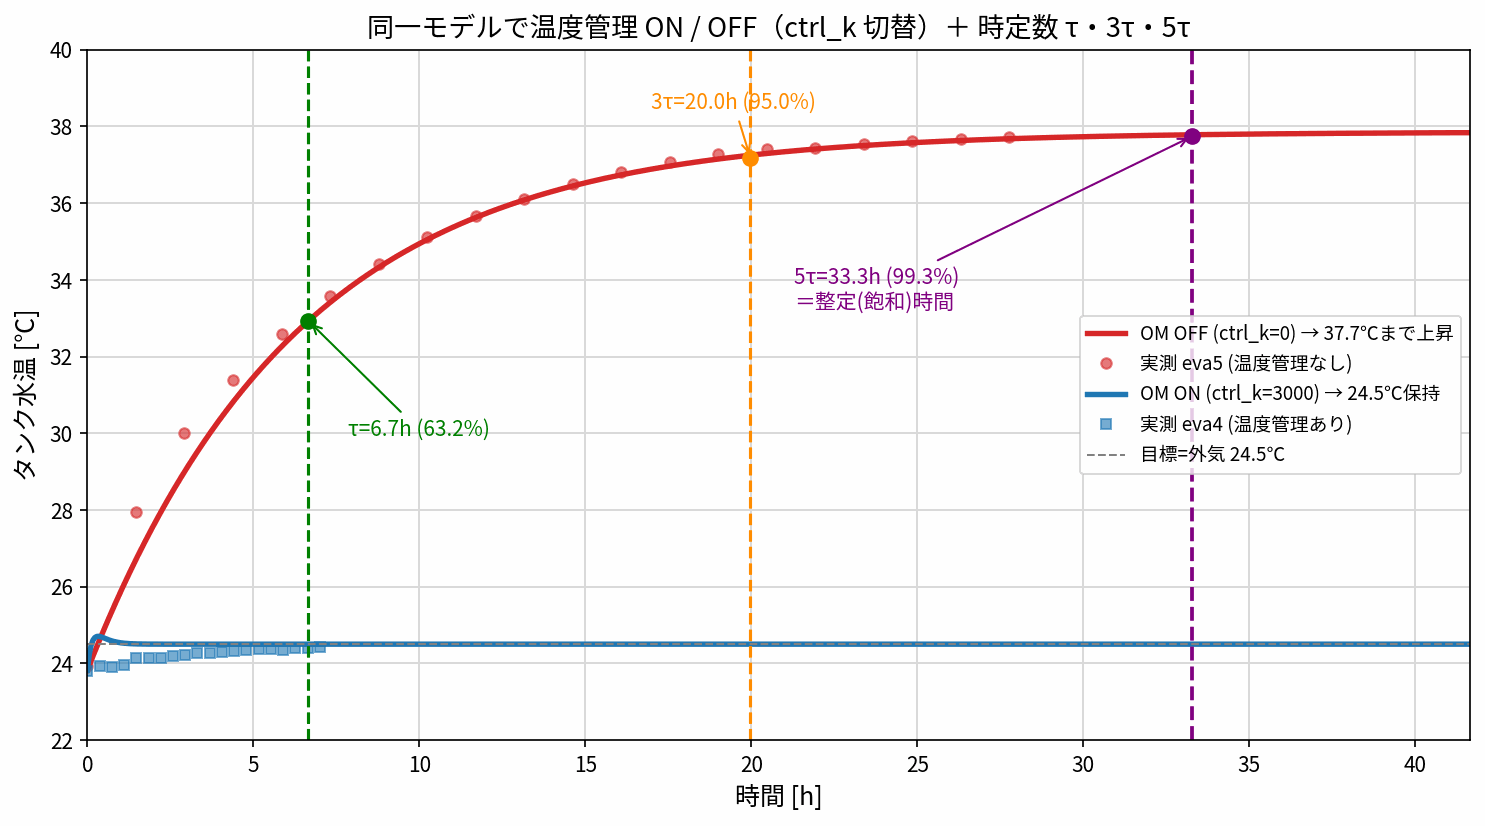

The script that saved this image:
# -*- coding: utf-8 -*-
"""同一モデル TankHotWater_cyclone_cup_TempCtrl の温度管理 ON/OFF を1枚に。

  omc run_onoff.mos   ->  _off_res.csv (ctrl_k=0), _on_res.csv (ctrl_k=3000)
  python onoff_compare.py   -> onoff_compare.png

ctrl_k=0 で温度管理なし(37.7℃まで上昇=基準モデルと同一)、
ctrl_k=3000 で温度管理あり(24.5℃保持)。1モデルで両方できることを示す。
"""
import os
import csv
import glob
import numpy as np
import matplotlib
import matplotlib.pyplot as plt
import matplotlib.font_manager as fm

for cand in ["~/.fonts/NotoSansCJKjp-Regular.otf",
             "/usr/share/fonts/truetype/droid/DroidSansFallbackFull.ttf",
             "C:/Windows/Fonts/meiryo.ttc"]:
    for p in glob.glob(os.path.expanduser(cand)):
        try:
            fm.fontManager.addfont(p)
            matplotlib.rcParams["font.family"] = fm.FontProperties(fname=p).get_name()
            break
        except Exception:
            pass
    else:
        continue
    break
matplotlib.rcParams["axes.unicode_minus"] = False
HERE = os.path.dirname(os.path.abspath(__file__))


def load(f):
    rr = list(csv.reader(open(f, encoding="utf-8")))
    hd = rr[0]
    a = np.array([[float(x) for x in row] for row in rr[1:] if row])
    return a[:, hd.index("time")], a[:, hd.index("y_sim_T")]


def exp_mean(path):
    rows = list(csv.DictReader(open(path, encoding="utf-8-sig")))
    te = np.array([float(r["time_s"]) for r in rows])
    w = ["4-16", "4-17", "4-18", "4-19"]
    m = np.mean([[float(r[s]) for r in rows] for s in w], axis=0)
    return te, m


t_off, T_off = load(os.path.join(HERE, "_off_res.csv"))
t_on, T_on = load(os.path.join(HERE, "_on_res.csv"))
# 実験データ: OFF=eva5(温度管理なし), ON=eva4(温度管理あり)
te5, m5 = exp_mean(os.path.join(HERE, "..", "notemp", "data", "eva5_tank_data.csv"))
te4, m4 = exp_mean(os.path.join(HERE, "data", "eva4_tank_data.csv"))

# --- 時定数 τ を OFF 曲線から求める(63.2%到達時刻) ---
Tamb = 24.5
Tfin = T_off[-1]                       # ≒最終到達温度(150000s≒6.5τで実質飽和)
dT = Tfin - Tamb
T_at_tau = Tamb + 0.632 * dT           # τ での水温 = 63.2%到達温度
# 逆引き: 「水温が T_at_tau になる時刻」を曲線から読む(温度→時刻)。
# np.interp(x,xp,fp) の xp に温度列 T_off, fp に時刻列 t_off を渡す。
# OFF曲線は単調上昇なので温度→時刻が1対1に決まり内挿できる。
tau = float(np.interp(T_at_tau, T_off, t_off))
t3 = 3 * tau                            # 3τ=95.0%
t5 = 5 * tau                            # 5τ=99.3%到達=整定時間
T_at_3tau = Tamb + (1 - np.exp(-3.0)) * dT
T_at_5tau = Tamb + (1 - np.exp(-5.0)) * dT

fig, ax = plt.subplots(figsize=(10, 5.6))
ax.plot(t_off / 3600, T_off, "-", color="tab:red", linewidth=2.6,
        label="OM OFF (ctrl_k=0) → 37.7℃まで上昇")
ax.plot(te5 / 3600, m5, "o", color="tab:red", markersize=5, alpha=0.6,
        label="実測 eva5 (温度管理なし)")
ax.plot(t_on / 3600, T_on, "-", color="tab:blue", linewidth=2.6,
        label="OM ON (ctrl_k=3000) → 24.5℃保持")
ax.plot(te4 / 3600, m4, "s", color="tab:blue", markersize=5, alpha=0.6,
        label="実測 eva4 (温度管理あり)")
ax.axhline(24.5, color="gray", ls="--", linewidth=1.0, label="目標=外気 24.5℃")

# --- 時定数の線 (τ, 3τ, 5τ) ---
ax.axvline(tau / 3600, color="green", ls="--", linewidth=1.5)
ax.axvline(t3 / 3600, color="darkorange", ls="--", linewidth=1.5)
ax.axvline(t5 / 3600, color="purple", ls="--", linewidth=1.8)
ax.plot([tau / 3600], [T_at_tau], "o", color="green", markersize=7, zorder=5)
ax.plot([t3 / 3600], [T_at_3tau], "o", color="darkorange", markersize=7, zorder=5)
ax.plot([t5 / 3600], [T_at_5tau], "o", color="purple", markersize=7, zorder=5)
ax.annotate("τ=%.1fh (63.2%%)" % (tau / 3600), (tau / 3600, T_at_tau),
            xytext=(tau / 3600 + 1.2, T_at_tau - 3.0), color="green", fontsize=10,
            arrowprops=dict(arrowstyle="->", color="green"))
ax.annotate("3τ=%.1fh (95.0%%)" % (t3 / 3600), (t3 / 3600, T_at_3tau),
            xytext=(t3 / 3600 - 3.0, T_at_3tau + 1.3), color="darkorange", fontsize=10,
            arrowprops=dict(arrowstyle="->", color="darkorange"))
ax.annotate("5τ=%.1fh (99.3%%)\n＝整定(飽和)時間" % (t5 / 3600), (t5 / 3600, T_at_5tau),
            xytext=(t5 / 3600 - 12, T_at_5tau - 4.5), color="purple", fontsize=10,
            arrowprops=dict(arrowstyle="->", color="purple"))

ax.set_xlabel("時間 [h]", fontsize=12)
ax.set_ylabel("タンク水温 [℃]", fontsize=12)
ax.set_xlim(0, 150000 / 3600)
ax.set_ylim(22, 40)
ax.grid(True, color="lightgray", linewidth=0.8)
ax.set_axisbelow(True)
ax.set_title("同一モデルで温度管理 ON / OFF（ctrl_k 切替）＋ 時定数 τ・3τ・5τ", fontsize=13)
ax.legend(fontsize=9, loc="center right")
plt.tight_layout()
out = os.path.join(HERE, "onoff_compare.png")
plt.savefig(out, dpi=150, bbox_inches="tight")
print("OFF 最終 %.2f℃ / ON 最終 %.2f℃" % (T_off[-1], T_on[-1]))
print("時定数 τ=%.0fs (%.1fh), 整定 5τ=%.0fs (%.1fh)" % (tau, tau / 3600, t5, t5 / 3600))
print("saved:", out)
